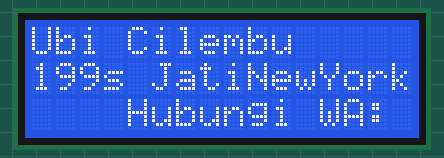
A sketch run on a simulated Arduino Uno, built with avr-gcc and run on an emulated ATmega328P. Shown: 16×3 character LCD.

Above: at 0.2 s.
At 10.2 s:
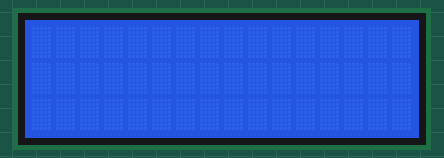

Measured:
- what the display in image 1 shows lasts 1.1 s, from 10.1 s to 11.2 s

The sketch:

firmware_no.4_I2C.ino
```cpp
#include <Wire.h>             // Include Wire library for I2C communication
#include <LiquidCrystal_I2C.h> // Include LiquidCrystal_I2C library


//menghubungkan arduino dengan perangkat I2C (layar LCD)
//referensi: ChatGPT
//konsep: jualan Ubi

LiquidCrystal_I2C lcd(0x27, 16, 2);

void setup() {
  lcd.begin(16, 3);     // memulai LCD dengan 16 kolom dan 2 baris
  lcd.backlight();      // menyalakan LCD backlight
 }
void loop() {

  lcd.setCursor(0, 0);  // posisi cursor di baris pertama, kolom pertama
  lcd.print("Ubi Cilembu"); // print pesan pada LCD
  lcd.setCursor(0,1); // posisi cursor di baris kedua, kolom pertama
  lcd.print("khas JatiNewYork");
  lcd.setCursor(0,2); // posisi cursor di baris ketiga, kolom pertama
  lcd.print("Hubungi WA: 11991999199");

  delay(10000); //tampilkan selama 10 detik

  lcd.clear();
  delay(1000); //tunggu 1 detik sbelum mulai lg
}
```
